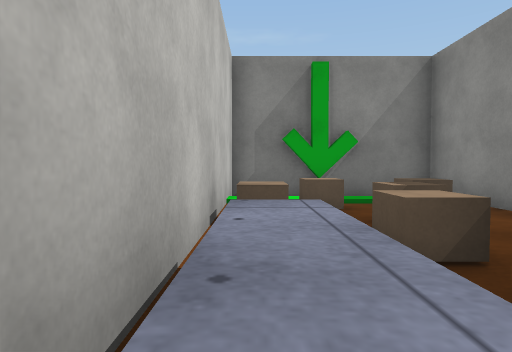
[1] (above)

18 first-person views from a walk through a 3-D level made in the Unity game engine. The camera is 1.2 m above the floor, tilts 2° down and sees 75° across. The floor is counted in squares, 2 m on a side. Each view is taken from the middle of a square. On the plan, view 1 faces up. The plan holds only what a view shows up to about 10 squares ahead; the rest is blank. The place goes on beyond the plan. The player character is not drawn. Surface patterns are stand-ins for the level's own textures.

[2]
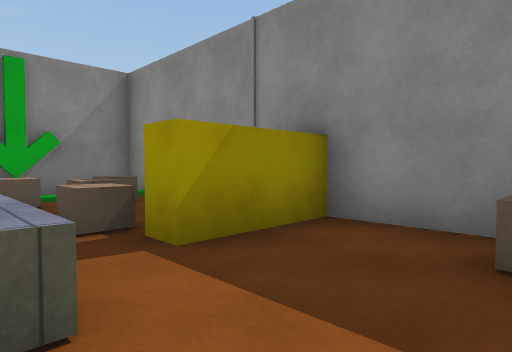

[3]
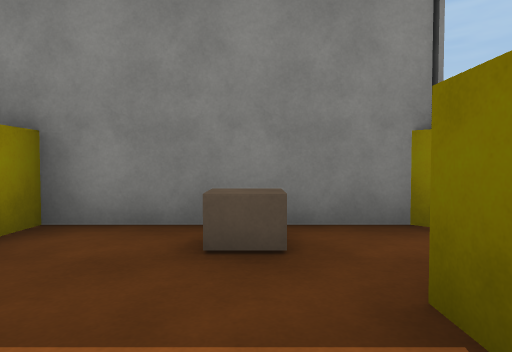

[4]
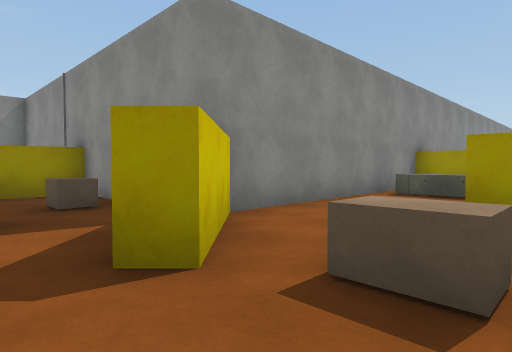

[5]
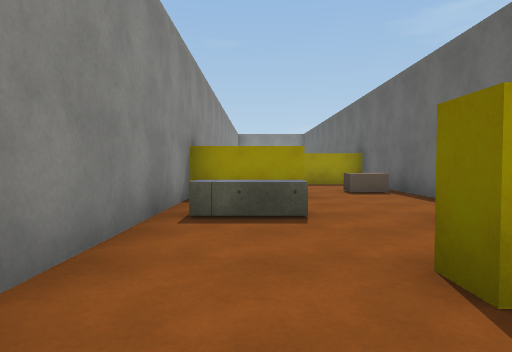

[6]
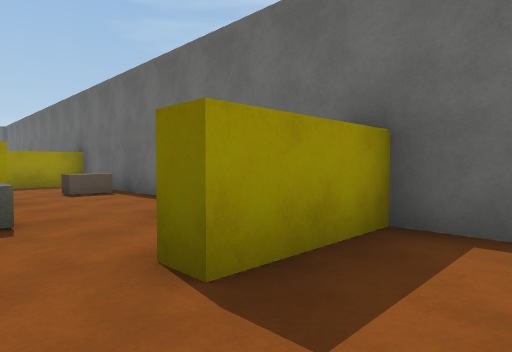

[7]
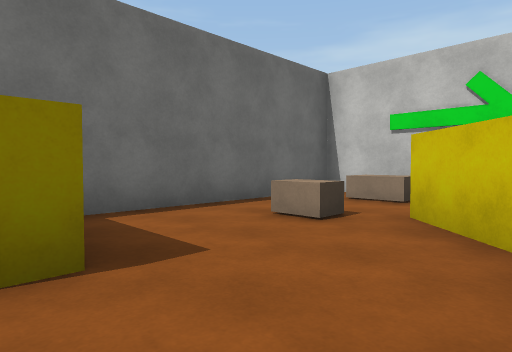

[8]
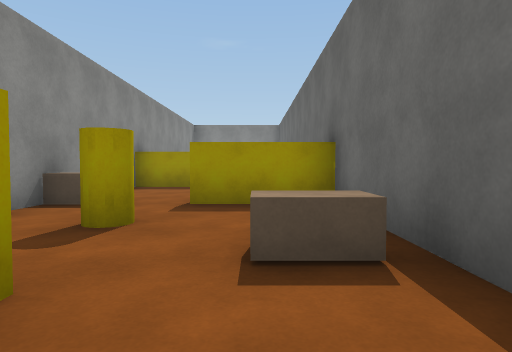

[9]
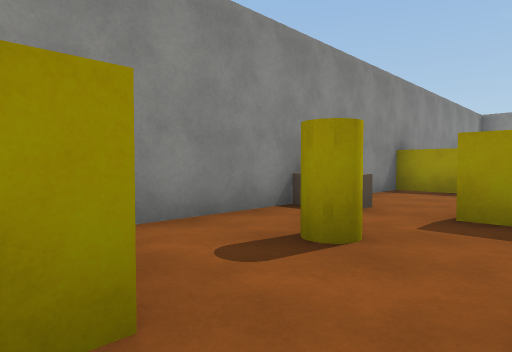

[10]
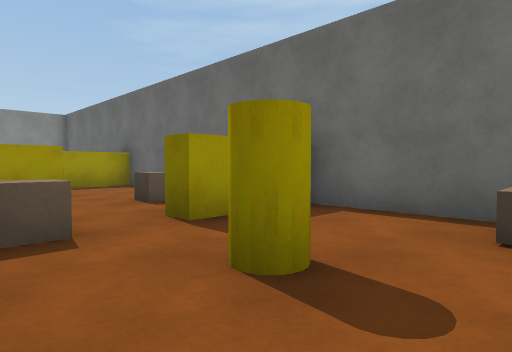

[11]
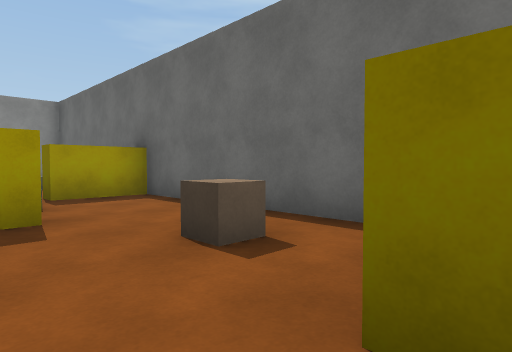

[12]
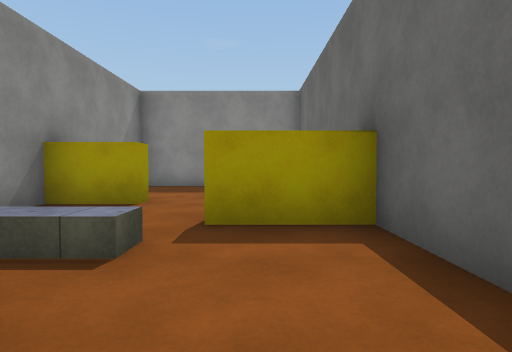

[13]
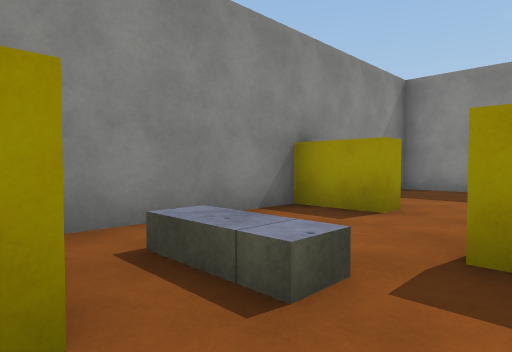

[14]
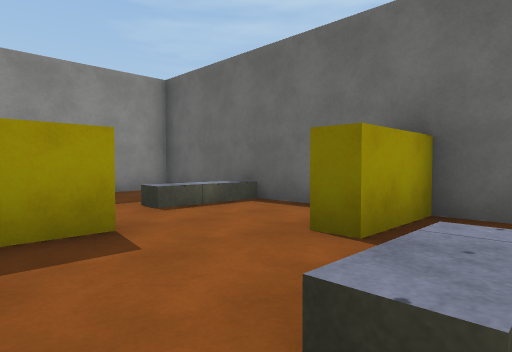

[15]
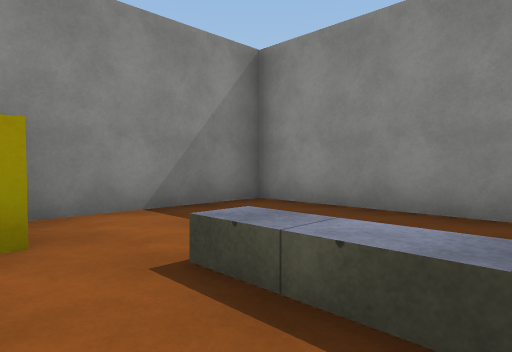

[16]
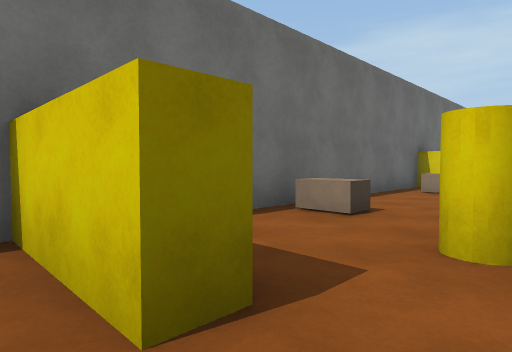

[17]
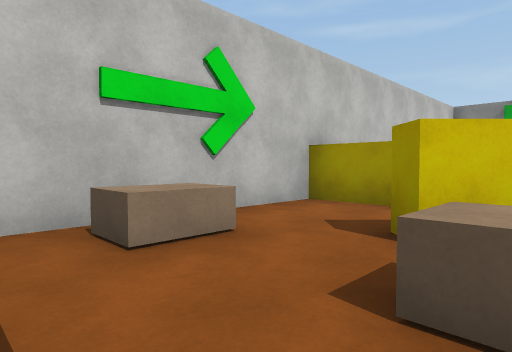

[18]
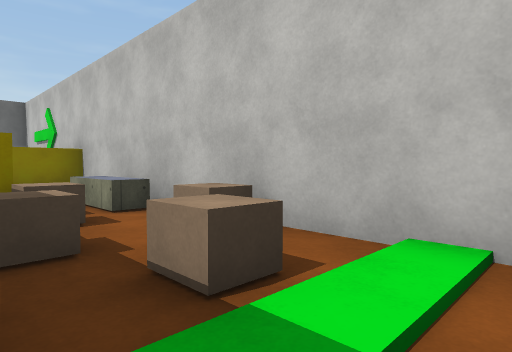

### Floor plan
Points are (right, up) in squares from view 1. A wall is a line through its corners. A room is listed if a view was taken in it or the views show most of it. See-through windows are left out.
Room 1 (views 1, 2, 3)
walls: (3.3, -2.6) (3.3, 1.1) (1.3, 1.1) (1.3, 1.8); (-0.5, 1.5) (-0.5, -1.7) (1.5, -1.7)
low walls: (0.4, 1.9) (0.4, 0.1)
ways out: opening at (2, -3) to room 2; opening at (1, 1) to room 4
objects: block (2, -1)
Room 2 (views 4, 5, 6, 7, 8, 9, 10, 11, 12, 13, 14, 16, 17)
walls: (10.6, -4.9) (10, -4.9) (10, -2.8) (3.7, -2.8) (2.1, -4.4) (1.7, -4); (5.9, -6.6) (5.9, -7.2) (14, -7.2) (14, -5) (14.5, -5) (14.5, -7.2) (20.3, -7.2) (20.3, -5.5) (20.9, -5.5); (17.8, -4.9) (17.8, -2.8) (11.4, -2.8); (1, -2.2) (-0.5, -2.2) (-0.5, -7.2) (5.4, -7.2) (5.4, -5) (5.9, -5); (22, -4.2) (22, -2.8) (18.8, -2.8)
ways out: opening at (2, -3) to room 1; opening at (22, -5) to room 3
objects: block (0, -6); block (3, -5); block (7, -6); block (11, -6); yellow cylinder (12, -5) to (12, -4); block (14, -3); cube (16, -6)
Room 3 (view 15)
walls: (22.6, -4.2) (22, -4.2); (22, -7.2) (26.3, -7.2) (26.3, -2.8) (22.8, -2.8)
low walls: (23.2, -7.2) (23.2, -5.2)
ways out: opening at (22, -5) to room 2
Room 4 (view 18)
walls: (3.3, 4.2) (3.3, 6.3) (-0.5, 6.3) (-0.5, 1.5)
low walls: (-0.2, 1.9) (0.4, 1.9)
ways out: opening at (1, 1) to room 1
objects: block (0, 3); block (1, 2); block (1, 5); other object (1, 6); block (2, 3); block (2, 4)

Positions as (right, up) in squares from view 1, and headings:
1: (0, 0), facing up
2: (0, -1), facing up-right
3: (0, -1), facing right
4: (1, -6), facing up-right
5: (4, -4), facing right
6: (4, -4), facing down-right
7: (6, -3), facing down-left
8: (9, -6), facing right
9: (10, -6), facing up-right
10: (11, -3), facing down-right
11: (14, -4), facing down-right
12: (17, -6), facing right
13: (18, -6), facing up-right
14: (19, -3), facing down-right
15: (22, -7), facing up-right
16: (15, -4), facing down-left
17: (3, -7), facing up-left
18: (2, 6), facing down-left
